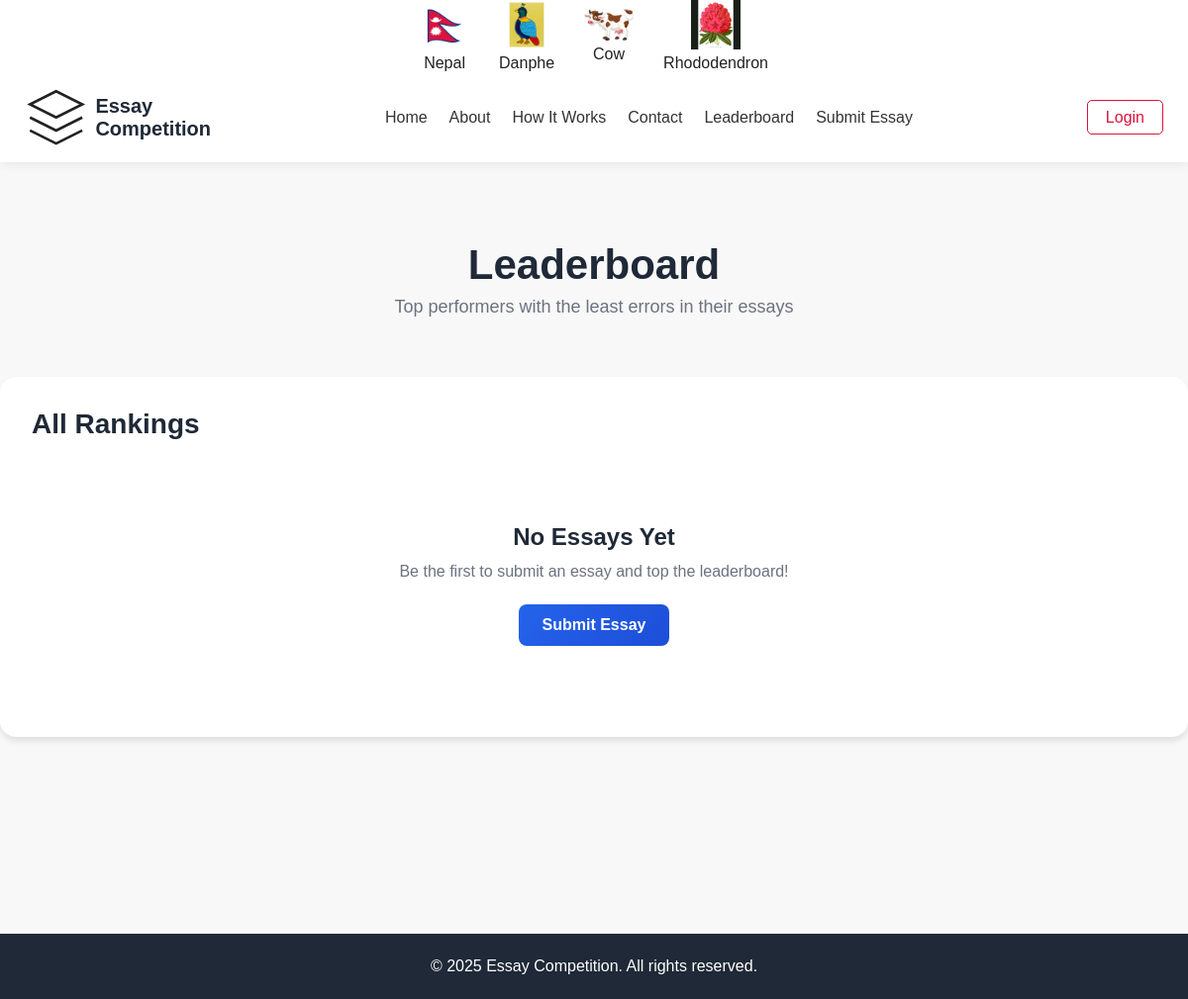
The app's page /leaderboard/, older data.
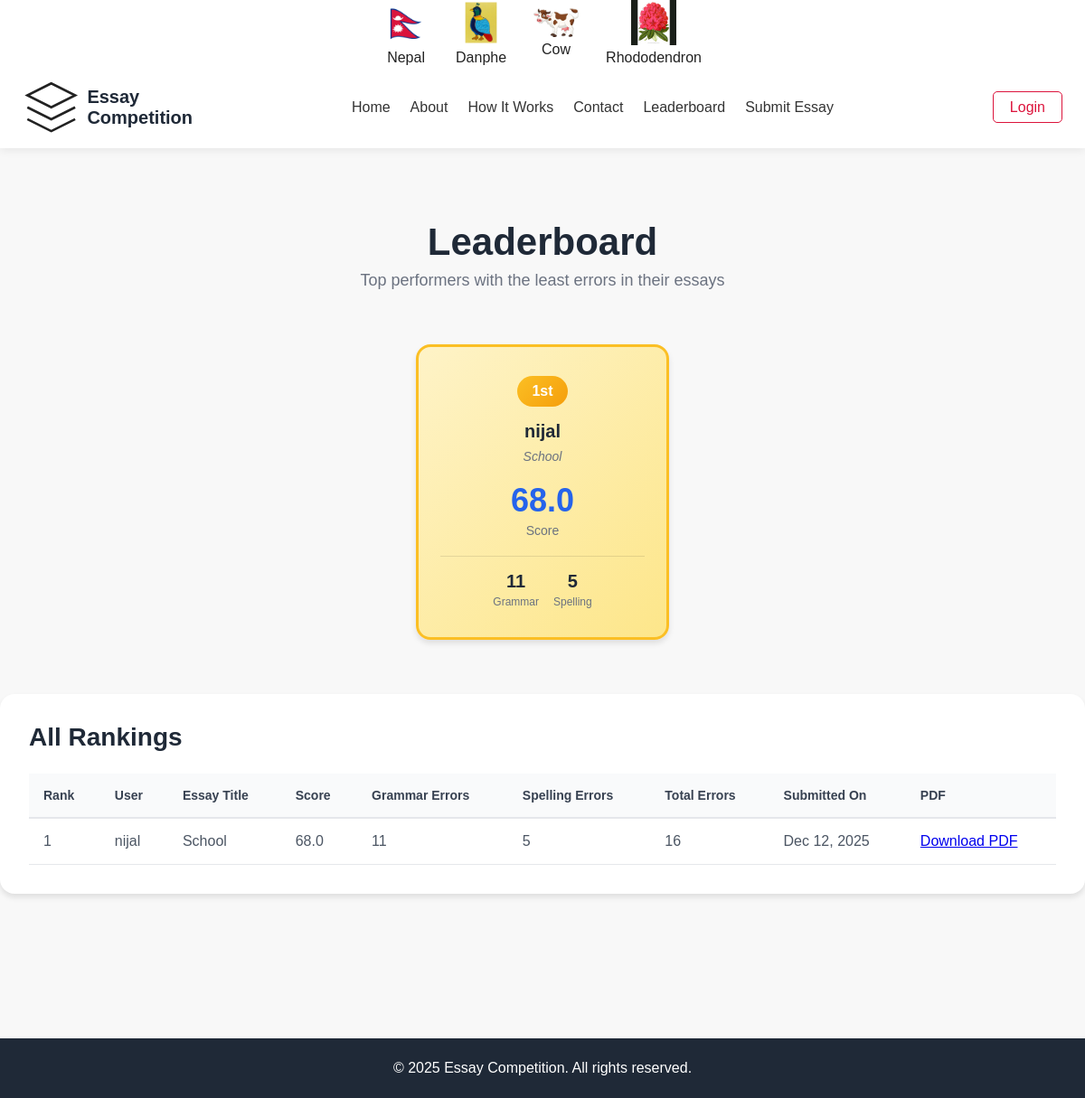
The same page, newer data.
### home/models.py (models this page shows, shortened)
class Essay(models.Model):
    user = models.ForeignKey(settings.AUTH_USER_MODEL, on_delete=models.CASCADE)
    title = models.CharField(max_length=255)
    topic = models.CharField(max_length=100, blank=True, null=True)
    content = models.TextField()
    grammar_errors = models.PositiveIntegerField(default=0)
    spelling_errors = models.PositiveIntegerField(default=0)
    total_errors = models.PositiveIntegerField(default=0)
    score = models.FloatField(default=0)
    pdf_file = models.FileField(upload_to="essays/pdfs/", blank=True, null=True)
    is_approved = models.BooleanField(default=False)
    is_rejected = models.BooleanField(default=False)
    created_at = models.DateTimeField(auto_now_add=True)

class CustomUser(AbstractBaseUser, PermissionsMixin):
    username = models.CharField(max_length=150, unique=True)
    password = models.CharField(max_length=128)
    identydoc = models.FileField(upload_to='user_docs/', blank=True, null=True)
    DOB = models.DateField(null=True, blank=True)
    status = models.CharField(max_length=20, default="active")
    created_at = models.DateTimeField(auto_now_add=True)
    update_at = models.DateTimeField(auto_now=True)
    is_active = models.BooleanField(default=True)
    is_staff = models.BooleanField(default=False)
    USERNAME_FIELD = 'username'
    REQUIRED_FIELDS = []
    objects = CustomUserManager()

### home/views.py (the view)
# urls.py: path('leaderboard/', views.leaderboard, name='leaderboard'),
def leaderboard(request):
    essays = Essay.objects.filter(is_approved=True).order_by('-score', 'total_errors', 'created_at')
    return render(request, "leaderboard.html", {"essays": essays})

### home/templates/leaderboard.html (shortened to what the changed rows need)
{% extends "base.html" %}
{% load static %}
{% block extra_css %}
<link rel="stylesheet" href="{% static 'css/leaderboard.css' %}">
{% endblock %}
{% block content %}
<main class="main-content leaderboard-page">
    <div class="container">
        <div class="page-header">
            <h1>Leaderboard</h1>
        </div>
        {% if essays %}
        <div class="podium-section">
            <div class="podium">
                {% for essay in essays|slice:":3" %}
                {% if forloop.counter == 1 %}
                <div class="podium-item first">
                    <div class="rank-badge gold"><span>1st</span></div>
                    {% elif forloop.counter == 2 %}
                    <div class="podium-item second">
                        <div class="rank-badge silver"><span>2nd</span></div>
                        {% else %}
                        <div class="podium-item third">
                            <div class="rank-badge bronze"><span>3rd</span></div>
                            {% endif %}
                            <h3>{{ essay.user.username }}</h3>
                            <p class="essay-title">{{ essay.title|truncatewords:5 }}</p>
                            <div class="score-info">
                                <span class="score">{{ essay.score }}</span>
                                <span class="score-label">Score</span>
                            </div>
                            <div class="error-stats">
                                <div class="error-item">
                                    <span class="error-count">{{ essay.grammar_errors }}</span>
                                    <span class="error-type">Grammar</span>
                                </div>
                                <div class="error-item">
                                    <span class="error-count">{{ essay.spelling_errors }}</span>
                                    <span class="error-type">Spelling</span>
                                </div>
                            </div>
                        </div>
                        {% endfor %}
                    </div>
                </div>
                {% endif %}
                <div class="leaderboard-table-section">
                    <h2>All Rankings</h2>
                    {% if essays %}
                    <div class="table-wrapper">
                        <table class="leaderboard-table">
                            <thead>
                                <tr>
                                    <th>Rank</th>
                                    <th>User</th>
                                    <th>Essay Title</th>
                                    <th>Score</th>
                                    <th>Grammar Errors</th>
                                    <th>Spelling Errors</th>
                                    <th>Total Errors</th>
                                    <th>Submitted On</th>
                                    <th>PDF</th>
                                </tr>
                            </thead>
                            <tbody>
                                {% for essay in essays %}
                                <tr>
                                    <td>{{ forloop.counter }}</td>
                                    <td>{{ essay.user.username }}</td>
                                    <td>{{ essay.title }}</td>
                                    <td>{{ essay.score }}</td>
                                    <td>{{ essay.grammar_errors }}</td>
                                    <td>{{ essay.spelling_errors }}</td>
                                    <td>{{ essay.total_errors }}</td>
                                    <td>{{ essay.created_at|date:"M d, Y" }}</td>
                                    <td>
                                        {% if essay.pdf_file %}
                                        <a href="{{ essay.pdf_file.url }}" download>Download PDF</a>
                                        {% else %}
                                        N/A
                                        {% endif %}
                                    </td>
                                </tr>
                                {% endfor %}
                            </tbody>
                        </table>
                    </div>
                    {% else %}
                    <div class="empty-state">
                        <h3>No Essays Yet</h3>
                        <p>Be the first to submit an essay and top the leaderboard!</p>
                        <a href="{% url 'submit_essay' %}" class="btn-primary">Submit Essay</a>
                    </div>
                    {% endif %}
                </div>
            </div>
</main>
{% endblock %}

Row changes from the older to the newer data that the page shows:
now on this page (row edited): Essay: user.username "nijal", title "School", score "68.0", grammar_errors "11", spelling_errors "5", total_errors "16", created_at "Dec 12, 2025"
Text that changed along with them:
text no longer shown: "No Essays Yet Be the first to submit an essay and top the leaderboard! Submit Essay"
text now shown: "Rank User Essay Title Score Grammar Errors Spelling Errors Total Errors Submitted On PDF"
